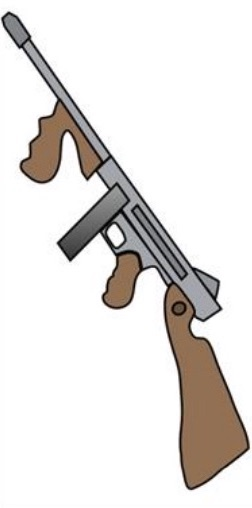
#> input picture src/packages/tauv_sim_worlds/models/buoy_gun/meshes/gun.jpg, 252 x 508 px
$ python -i circle_detector.py   (imports and definitions only)
#> lines starting #> are read from the running program, lines starting #| are printed output that depends on the picture; after the words box and inside, x2 and y2 are one past the last pixel; in counts of white or black regions, pixels touching at a corner belong together
#> further down, picture is the input picture: shape (508, 252, 3); mean B, G, R 223.8, 225.9, 228.9
import cv2 as cv
import os
import skimage.morphology as morph
import numpy as np
KERNEL_SIZE = 5
MIN_AREA = 200
MIN_POINTS = 5

def filter(img):
    #color filter images
    hsl = cv.cvtColor(img, cv.COLOR_BGR2HLS)
#> hsl: shape (508, 252, 3); mean of channels 0, 1, 2 14, 226.4, 17
    lower1 = np.array([0,20,30])
    upper1 = np.array([120,100,180])
    res = cv.inRange(hsl, lower1, upper1)
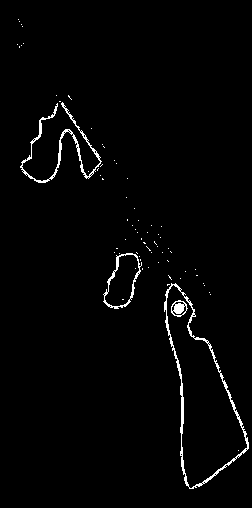
#> res: shape (508, 252); 1.9% white in thin lines or dots, all inside (x1, y1, x2, y2) = (17, 19, 249, 489)

    #perform some morphological sharpening
    kernel1 = np.ones((3,3),np.uint8)
    kernel2 = np.ones((5,5),np.uint8)
    kernel3 = np.ones((7,7),np.uint8)

    res = cv.erode(res,kernel1,iterations = 2)
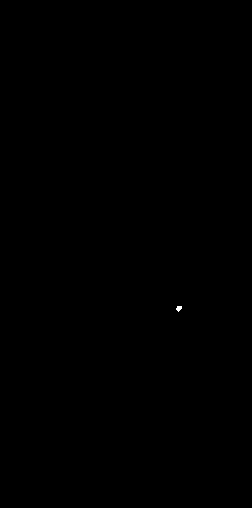
#> res: shape (508, 252); 0.02% white; 1 white region, box (x1, y1, x2, y2) and area: (176, 306, 182, 312) 25
    res = cv.dilate(res,kernel2,iterations = 1)
#> res: shape (508, 252); 0.07% white; 1 white region, box (x1, y1, x2, y2) and area: (174, 304, 184, 314) 89
    res = cv.morphologyEx(res, cv.MORPH_CLOSE, kernel3)
    res = cv.morphologyEx(res, cv.MORPH_OPEN, kernel1)
    res = cv.ximgproc.thinning(res)
#> res: shape (508, 252); 0% white in thin lines or dots, all inside (x1, y1, x2, y2) = (178, 307, 180, 309)

    return res

def ellipseArea(ellipse):
    (x, y), (MA, ma), angle = ellipse
    return (np.pi*MA*ma/4.0)


def findEllipse(contours, num=2):
    arDif = np.zeros(contours.shape[0])
    ellipses = np.empty(contours.shape[0], dtype=np.object0)
    #ellipses = []
    counter = 0
    for contour in contours:
        hull = cv.convexHull(contour)
        if(len(hull)<MIN_POINTS):
            continue

        ellipse = cv.fitEllipse(hull)

        fitArea=ellipseArea(ellipse)
        contourArea = cv.contourArea(hull)

        if(contourArea<MIN_AREA):
            continue

        arDif[counter] = np.abs(fitArea - contourArea)

        ellipses[counter] = ellipse
        counter+=1

    points = np.argsort(arDif)
    return ellipses[points[0:min(len(points),num)]]


def findShapes(img, num=4):
    #find contours
#> called with num = 4
    contours, h =cv.findContours(img, cv.RETR_EXTERNAL, cv.CHAIN_APPROX_NONE)
#> contours = [[[179, 307], [178, 308]]]; h = [[-1, -1, -1, -1]]

    if(len(contours)<1):
        return ([],[])

    #filter contours by size
    areas = [cv.arcLength(contour, closed=False) for contour in contours]
#> areas = [1.41]
    maxAreas = np.argsort(areas)[max(0, len(areas)-num):]
#> maxAreas = [0]
    res = np.take(contours, maxAreas)
#> res = [179]

    return findEllipse(res)#, findPoly(res))
#> the loop in findEllipse, `for contour in contours:` made 1 pass
#> after the loop in findEllipse, `for contour in contours:`: counter = 0


def detectCircles(frameImg):
    res = filter(frameImg)

    ellipses = findShapes(res)

    return ellipses

>>> import cv2
>>> picture = cv2.imread('../../../../packages/tauv_sim_worlds/models/buoy_gun/meshes/gun.jpg')
#> (the run stopped early here; a loop or call above may not have finished)
